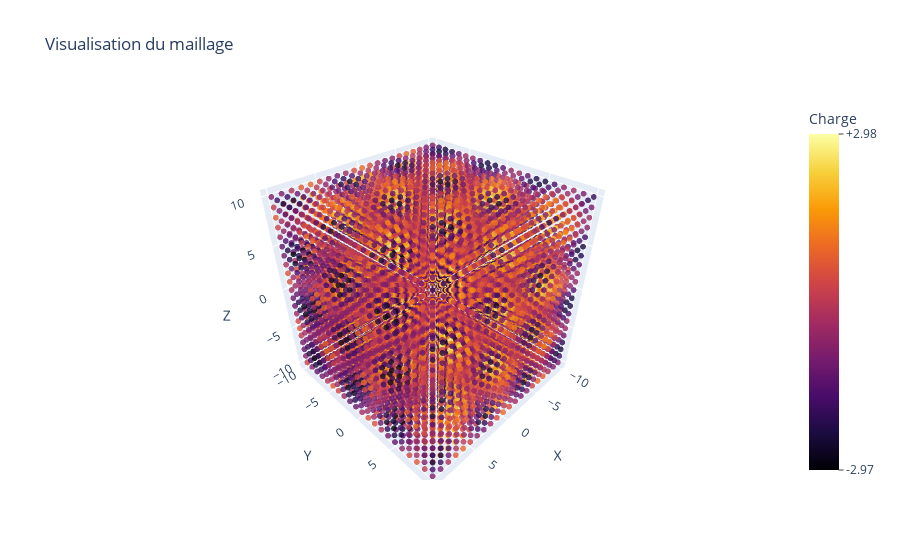

The code cell stored with this chart in its notebook:
### Code cell
show_maillage(X,Y,Z,True,False,a)

### Figure 1 — Plotly figure (JSON) as saved in the notebook; plotly's stock layout.template omitted (floating-point values rounded to 4 significant figures; data arrays with more than 128 entries replaced by an {"elided": "..."} marker saying what was removed)
{"data": [{"marker": {"cmax": 2.979, "cmin": -2.969, "color": {"elided": "9261 float values"}, "colorbar": {"ticks": "outside", "ticktext": ["-2.97", "+2.98"], "tickvals": [-2.969, 2.979], "title": {"text": "Charge"}}, "colorscale": [[0, "#000004"], [0.1111, "#1b0c41"], [0.2222, "#4a0c6b"], [0.3333, "#781c6d"], [0.4444, "#a52c60"], [0.5556, "#cf4446"], [0.6667, "#ed6925"], [0.7778, "#fb9b06"], [0.8889, "#f7d13d"], [1, "#fcffa4"]], "opacity": 0.8, "size": 2}, "mode": "markers", "type": "scatter3d", "x": {"elided": "9261 float values"}, "y": {"elided": "9261 float values"}, "z": {"elided": "9261 float values"}}], "layout": {"scene": {"xaxis": {"title": {"text": "X"}}, "yaxis": {"title": {"text": "Y"}}, "zaxis": {"title": {"text": "Z"}}}, "title": {"text": "Visualisation du maillage"}}}
